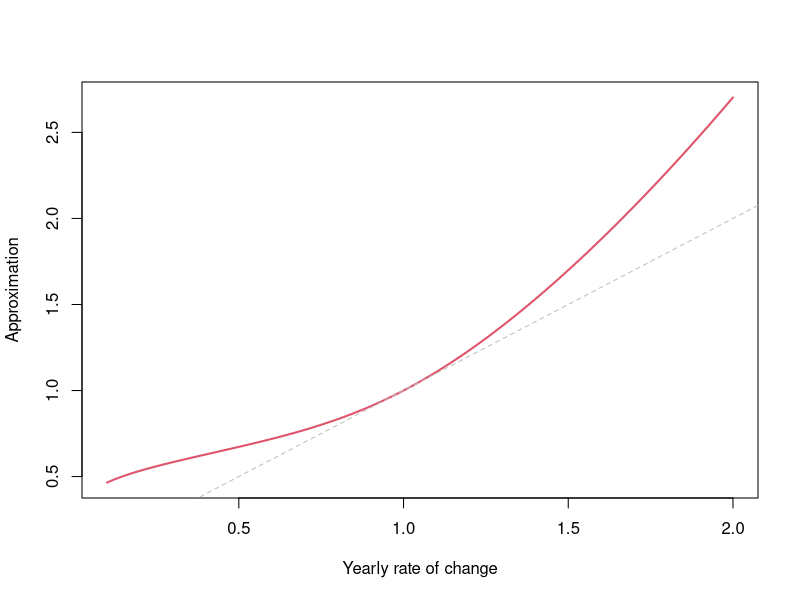

Write the R code that produced this figure.
## ---- chunk 1
f <- function(lambda=1) {
    XR <- X0*(lambda^T)
    WM <- sum(T*X0)/sum(X0)
    TC <- sum(XR)/sum(X0)
    TC^(1/WM)
}
N <- 100
Tmax <- 10
T <- sample(1:Tmax, N, replace=TRUE)
X0 <- runif(N, 0, 1)
lambda <- seq(0.1, 2, by=0.01)
values <- sapply(lambda, f)
plot(lambda, values, xlab="Yearly rate of change",
    ylab="Approximation", col=2, type="l", lwd=2)
abline(0, 1, lty=2, col="grey")
